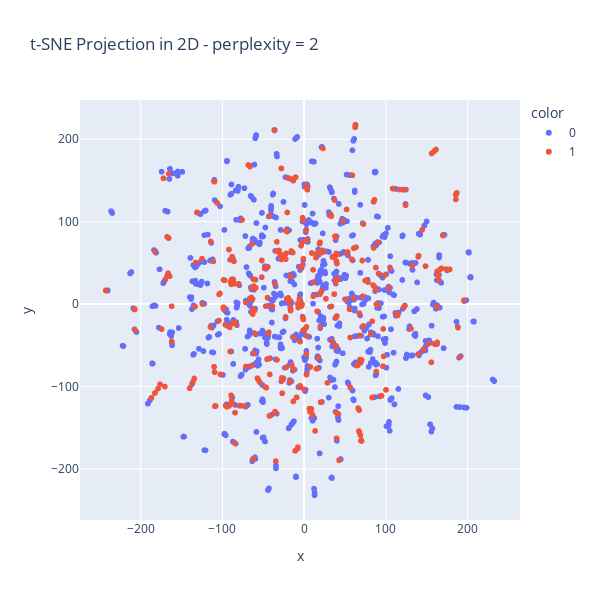
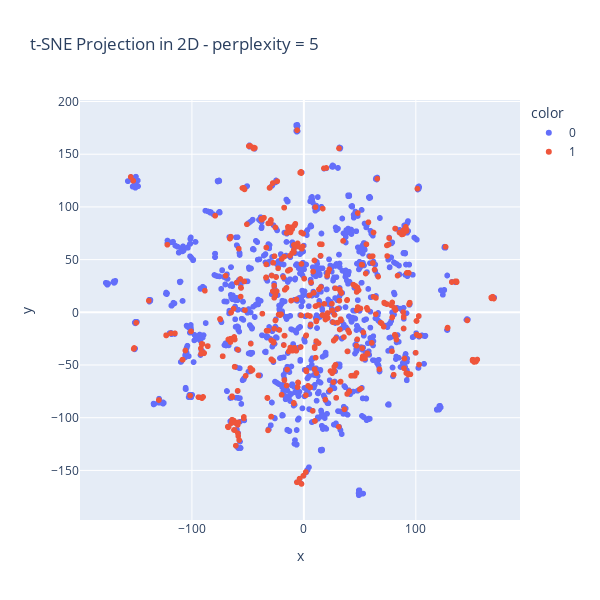
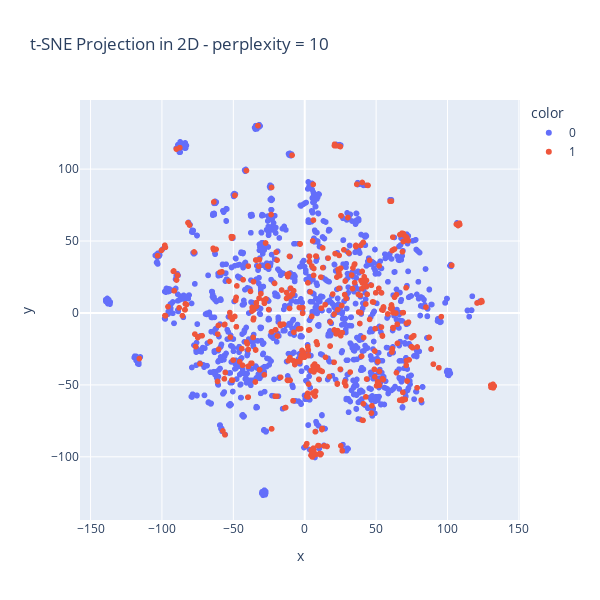
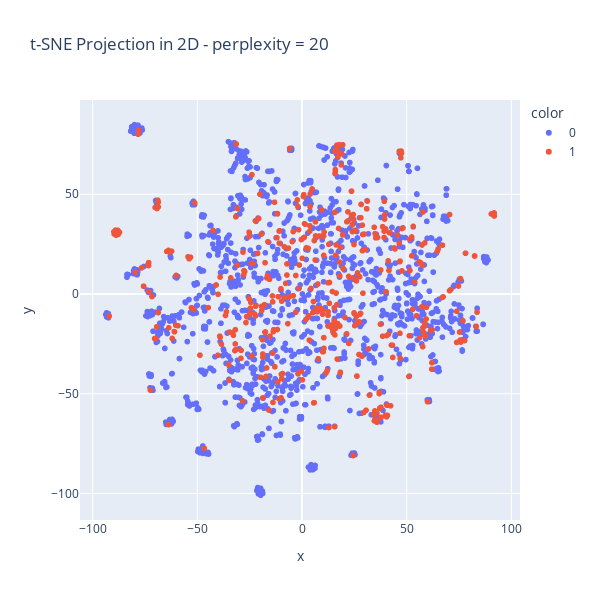

Notebook cell for these charts, in order:
### Code cell
import plotly.express as px
from sklearn.manifold import TSNE

for perplexity in (2, 5, 10, 20, 30, 50, 100):
    tsne_model = TSNE(n_jobs=num_workers,
                      perplexity = perplexity,
                      early_exaggeration=4, # Trying out exaggeration trick
                      n_components=2,
                      verbose=1,
                      random_state=2018,
                      n_iter=5000)

    tsne_tfidf = tsne_model.fit_transform(svd_tfidf)

    # Putting the tsne information into a dataframe
    projections = pd.DataFrame(data=tsne_tfidf, columns=["x", "y"])

    fig = px.scatter(projections, x='x', y='y', title = f't-SNE Projection in 2D - perplexity = {perplexity}',
                     height=600, width=600,
                     color = df.label.astype(str))
    fig.show()

### Figure 1 — Plotly figure (JSON) as saved in the notebook; plotly's stock layout.template omitted (floating-point values rounded to 4 significant figures; data arrays with more than 128 entries replaced by an {"elided": "..."} marker saying what was removed)
{"data": [{"hovertemplate": "color=0<br>x=%{x}<br>y=%{y}<extra></extra>", "legendgroup": "0", "marker": {"color": "#636efa", "symbol": "circle"}, "mode": "markers", "name": "0", "showlegend": true, "type": "scattergl", "x": {"elided": "1246 float values"}, "xaxis": "x", "y": {"elided": "1246 float values"}, "yaxis": "y"}, {"hovertemplate": "color=1<br>x=%{x}<br>y=%{y}<extra></extra>", "legendgroup": "1", "marker": {"color": "#EF553B", "symbol": "circle"}, "mode": "markers", "name": "1", "showlegend": true, "type": "scattergl", "x": {"elided": "425 float values"}, "xaxis": "x", "y": {"elided": "425 float values"}, "yaxis": "y"}], "layout": {"height": 600, "legend": {"title": {"text": "color"}, "tracegroupgap": 0}, "title": {"text": "t-SNE Projection in 2D - perplexity = 2"}, "width": 600, "xaxis": {"anchor": "y", "domain": [0, 1], "title": {"text": "x"}}, "yaxis": {"anchor": "x", "domain": [0, 1], "title": {"text": "y"}}}}

### Figure 2 — Plotly figure (JSON) as saved in the notebook; plotly's stock layout.template omitted (floating-point values rounded to 4 significant figures; data arrays with more than 128 entries replaced by an {"elided": "..."} marker saying what was removed)
{"data": [{"hovertemplate": "color=0<br>x=%{x}<br>y=%{y}<extra></extra>", "legendgroup": "0", "marker": {"color": "#636efa", "symbol": "circle"}, "mode": "markers", "name": "0", "showlegend": true, "type": "scattergl", "x": {"elided": "1246 float values"}, "xaxis": "x", "y": {"elided": "1246 float values"}, "yaxis": "y"}, {"hovertemplate": "color=1<br>x=%{x}<br>y=%{y}<extra></extra>", "legendgroup": "1", "marker": {"color": "#EF553B", "symbol": "circle"}, "mode": "markers", "name": "1", "showlegend": true, "type": "scattergl", "x": {"elided": "425 float values"}, "xaxis": "x", "y": {"elided": "425 float values"}, "yaxis": "y"}], "layout": {"height": 600, "legend": {"title": {"text": "color"}, "tracegroupgap": 0}, "title": {"text": "t-SNE Projection in 2D - perplexity = 5"}, "width": 600, "xaxis": {"anchor": "y", "domain": [0, 1], "title": {"text": "x"}}, "yaxis": {"anchor": "x", "domain": [0, 1], "title": {"text": "y"}}}}

### Figure 3 — Plotly figure (JSON) as saved in the notebook; plotly's stock layout.template omitted (floating-point values rounded to 4 significant figures; data arrays with more than 128 entries replaced by an {"elided": "..."} marker saying what was removed)
{"data": [{"hovertemplate": "color=0<br>x=%{x}<br>y=%{y}<extra></extra>", "legendgroup": "0", "marker": {"color": "#636efa", "symbol": "circle"}, "mode": "markers", "name": "0", "showlegend": true, "type": "scattergl", "x": {"elided": "1246 float values"}, "xaxis": "x", "y": {"elided": "1246 float values"}, "yaxis": "y"}, {"hovertemplate": "color=1<br>x=%{x}<br>y=%{y}<extra></extra>", "legendgroup": "1", "marker": {"color": "#EF553B", "symbol": "circle"}, "mode": "markers", "name": "1", "showlegend": true, "type": "scattergl", "x": {"elided": "425 float values"}, "xaxis": "x", "y": {"elided": "425 float values"}, "yaxis": "y"}], "layout": {"height": 600, "legend": {"title": {"text": "color"}, "tracegroupgap": 0}, "title": {"text": "t-SNE Projection in 2D - perplexity = 10"}, "width": 600, "xaxis": {"anchor": "y", "domain": [0, 1], "title": {"text": "x"}}, "yaxis": {"anchor": "x", "domain": [0, 1], "title": {"text": "y"}}}}

### Figure 4 — Plotly figure (JSON) as saved in the notebook; plotly's stock layout.template omitted (floating-point values rounded to 4 significant figures; data arrays with more than 128 entries replaced by an {"elided": "..."} marker saying what was removed)
{"data": [{"hovertemplate": "color=0<br>x=%{x}<br>y=%{y}<extra></extra>", "legendgroup": "0", "marker": {"color": "#636efa", "symbol": "circle"}, "mode": "markers", "name": "0", "showlegend": true, "type": "scattergl", "x": {"elided": "1246 float values"}, "xaxis": "x", "y": {"elided": "1246 float values"}, "yaxis": "y"}, {"hovertemplate": "color=1<br>x=%{x}<br>y=%{y}<extra></extra>", "legendgroup": "1", "marker": {"color": "#EF553B", "symbol": "circle"}, "mode": "markers", "name": "1", "showlegend": true, "type": "scattergl", "x": {"elided": "425 float values"}, "xaxis": "x", "y": {"elided": "425 float values"}, "yaxis": "y"}], "layout": {"height": 600, "legend": {"title": {"text": "color"}, "tracegroupgap": 0}, "title": {"text": "t-SNE Projection in 2D - perplexity = 20"}, "width": 600, "xaxis": {"anchor": "y", "domain": [0, 1], "title": {"text": "x"}}, "yaxis": {"anchor": "x", "domain": [0, 1], "title": {"text": "y"}}}}
